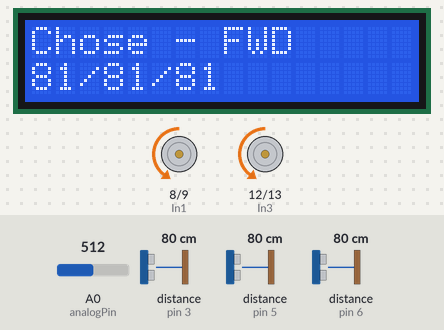
This sketch was run on a simulated Arduino Uno, built with avr-gcc and run on an emulated ATmega328P. Shown: 16×2 character LCD, motor-driver pin pairs drawn as motors (green arrow = first pin HIGH = forward, orange = second pin HIGH = backward, longer = more drive, scaled by the enable pin). Wiring (inferred from the names in the program): 3 × ultrasonic range finder: trigger pin 2, echo pin 3 / trigger pin 4, echo pin 5 / trigger pin 7, echo pin 6. The inputs (shaded band) are chosen by the test bench; at power-on: distance to the obstacle (sensors on pin 5, pin 3, pin 6) 80 cm, A0 (analogPin) = 512. The echo pulse lasts 58.3 µs per cm; what the sketch prints to the serial monitor is not drawn.

Above: at 1.2 s.
1.3 s: distance to the obstacle (sensor on pin 5) set to 60 cm
At 3.8 s:
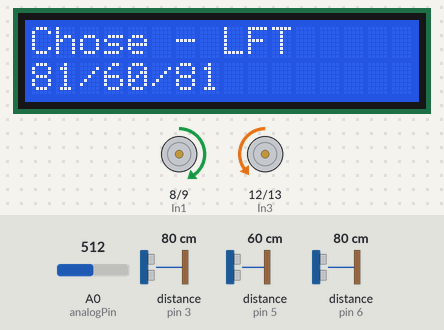
4.5 s: distance to the obstacle (sensor on pin 3) set to 77 cm
At 5.8 s:
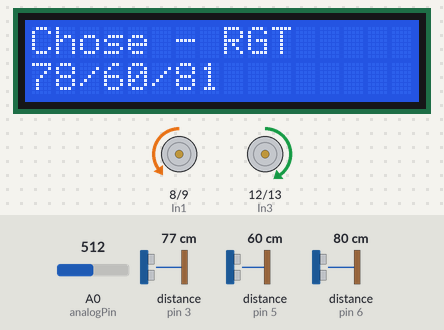
6.5 s: distance to the obstacle (sensor on pin 6) set to 73 cm
At 7.8 s:
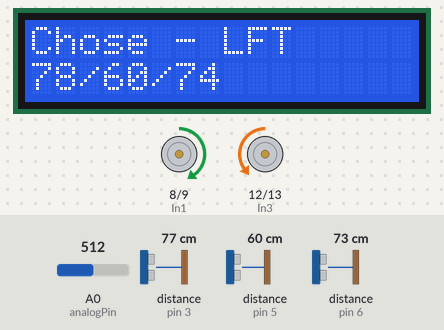
8.1 s: distance to the obstacle (sensor on pin 3) set to 69 cm
At 10.1 s:
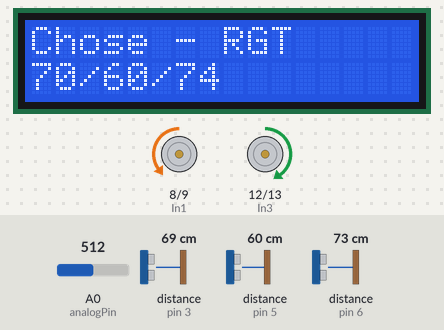
10.3 s: distance to the obstacle (sensor on pin 5) set to 2 cm
At 11.3 s:
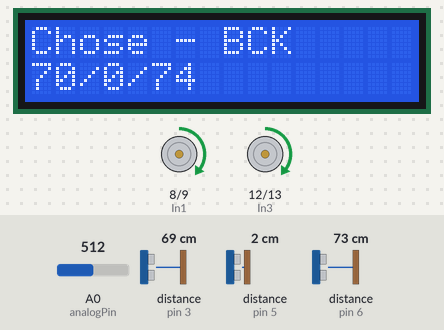
12.0 s: A0 (analogPin) set to 390
At 12.6 s:
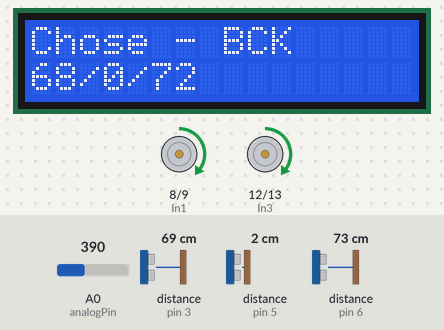
Timing chart, 0 to 14.6 s (numbered marks = the images above; inputs shaded):
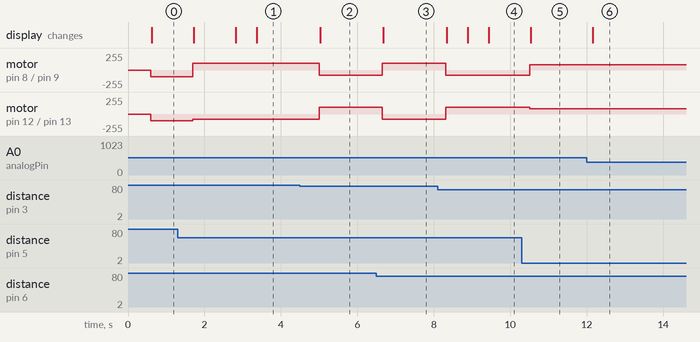

The sketch:

SelfDrivingRev1.ino
```cpp
// Thermistor - https://www.sunfounder.com/thermistor-sensor-module.html
// Thermistor Code adapted from - https://www.sunfounder.com/learn/universal-kit-for-Arduino/lesson-8-thermistor-universal-kit.html
// Basic code from - http://www.circuitbasics.com/how-to-set-up-an-ultrasonic-range-finder-on-an-arduino/
// Motor control examples - https://howtomechatronics.com/tutorials/arduino/arduino-dc-motor-control-tutorial-l298n-pwm-h-bridge/
#include <LiquidCrystal_I2C.h>
#include <math.h>

// Trigger and Echo pins for Left/Center/Right Ultrasonic Range Finders
#define TrigL 2
#define EchoL 3
#define TrigC 4
#define EchoC 5
#define TrigR 7
#define EchoR 6
// Thermistor variables
#define analogPin A0 //the thermistor attach to
#define beta 4090 //the beta of the thermistor
#define resistance 5100 //the value of the pull-down resistor
// Motor control pins for each wheel controlled by Dual H-Bridge
#define EnA 10
#define In1 8
#define In2 9
#define EnB 11
#define In3 12
#define In4 13

// Motor Variables
int motorSpeedHigh = 100;
int motorSpeedLow = 80;
// Direction chosen based on comparison of three ranges
String dir = "FWD";

// LCD Setup for readout of sensed range data for each ultrasonic range finder and chosen direction.
LiquidCrystal_I2C lcd(0x27, 16, 2); // set the LCD address to 0x27 for a 16 chars and 2 line display

void setup() {
  Serial.begin (9600);
  pinMode(TrigL, OUTPUT);
  pinMode(EchoL, INPUT);
  pinMode(TrigC, OUTPUT);
  pinMode(EchoC, INPUT);
  pinMode(TrigR, OUTPUT);
  pinMode(EchoR, INPUT);
  pinMode(EnA, OUTPUT);
  pinMode(In1, OUTPUT);
  pinMode(In2, OUTPUT);
  pinMode(EnB, OUTPUT);
  pinMode(In3, OUTPUT);
  pinMode(In4, OUTPUT);
  lcd.init();
  lcd.backlight();
}

void loop() {
  delay(500);
  int val;
  double tempC;
  double sndSpd;
  double durationR, durationC, durationL, distanceR, distanceC, distanceL;

  //read thermistor value
  long a = analogRead(analogPin);
  //the calculating formula of temperature, with an estimate of humidity
  tempC = beta /(log((1025.0 * 10 / a - 10) / 10) + beta / 298.0) - 273.0;
  sndSpd = 331.4 + (0.606 * tempC) + 0.62;

  // check Left, Center, and Right range finders for a distance
  distanceL = sensorDuration(TrigL, EchoL, sndSpd, 'L');
  distanceC = sensorDuration(TrigC, EchoC, sndSpd, 'C');
  distanceR = sensorDuration(TrigR, EchoR, sndSpd, 'R');

  Serial.println(String(distanceL) + " / " + String(distanceC) + " / " + String(distanceR));
  Serial.print("TempC: ");//print" TempC: "
  Serial.print(tempC);//print Celsius temperature
  Serial.print(" C");//print the unit
  Serial.println();

  determineDirection(distanceL, distanceC, distanceR);
  drive();

  printDirection(distanceL, distanceC, distanceR);
}

// checks Ultrasonic Sensor based on specified pins, returns duration betweent trigger and echo
double sensorDuration(int trigPin, int echoPin, double sndSpd, char dir)
{
  double duration;
  double distance;

  // send trigger
  digitalWrite(trigPin, LOW);
  delayMicroseconds(2);
  digitalWrite(trigPin, HIGH);
  delayMicroseconds(10);
  digitalWrite(trigPin, LOW);

  // receive echo to measure duration
  duration = pulseIn(echoPin, HIGH);
  Serial.println(String(duration) + " " + dir);

  // calculate distance & return value (max reliable range 400 cm)
  distance = (duration / 2) * (sndSpd / 10000);
  if(distance > 400.00)
    distance = 400.00;
  else if (distance <= 10.00)
    distance = 0.00;

  return distance;
}

// compares left, center, and right distances for determining direction
void determineDirection(double distanceL, double distanceC, double distanceR)
{
 if (distanceC < 75)
 {
  if( distanceC > 0 && distanceR > 0 && distanceL > 0)
  {
    if(distanceL >= distanceR)
    {
      if(distanceC >= distanceL)
      {
        dir = "FWD";
      }
      else
      {
        dir = "LFT";
      }

    }
    else
    {
      if(distanceC >= distanceR)
      {
        dir = "FWD";
      }
      else
      {
        dir = "RGT";
      }
    }
  }
  else
  {
    dir = "BCK";
  }
 }
 else
 {
  dir = "FWD";
 }
}

// based on chosen direction, applies signals to spin the right and left motor
void drive()
{
  if(dir == "FWD")
  {
    Serial.println("Moving forward");

    digitalWrite(In1, LOW);
    digitalWrite(In2, HIGH);
    digitalWrite(In3, LOW);
    digitalWrite(In4, HIGH);
    analogWrite(EnA, motorSpeedHigh);
    analogWrite(EnB, motorSpeedHigh);
  }
  else if(dir == "RGT")
  {
    Serial.println("Turning Right");

    digitalWrite(In1, LOW);
    digitalWrite(In2, HIGH);
    digitalWrite(In3, HIGH);
    digitalWrite(In4, LOW);
    analogWrite(EnA, motorSpeedLow);
    analogWrite(EnB, motorSpeedHigh);
  }
  else if(dir == "LFT")
  {
    Serial.println("Turning Left");

    digitalWrite(In1, HIGH);
    digitalWrite(In2, LOW);
    digitalWrite(In3, LOW);
    digitalWrite(In4, HIGH);
    analogWrite(EnA, motorSpeedHigh);
    analogWrite(EnB, motorSpeedLow);
  }
  else
  {
    Serial.println("Backing Up");

    digitalWrite(In1, HIGH);
    digitalWrite(In2, LOW);
    digitalWrite(In3, HIGH);
    digitalWrite(In4, LOW);
    analogWrite(EnA, motorSpeedLow);
    analogWrite(EnB, motorSpeedLow);
  }
}

// Outputs direction vehicle chose to travel and calculated distances
void printDirection(double distanceL, double distanceC, double distanceR)
{
  lcd.setCursor(0,0);
  lcd.print(String("Chose - ") + dir);
  lcd.setCursor(0,1);
  lcd.print(String(round(distanceL)) + "/" + String(round(distanceC)) + "/" + String(round(distanceR)) + "    ");
}
```

Measured:
- the behaviour switches between 80 and 79 cm on distance to the obstacle (sensor on pin 3) (found by bisection; images 1 and 2)
- the behaviour switches between 78 and 77 cm on distance to the obstacle (sensor on pin 6) (found by bisection; images 2 and 3)
- the behaviour switches between 73 and 72 cm on distance to the obstacle (sensor on pin 3) (found by bisection; images 3 and 4)
- after the input at 1.3 s, motor on pin 8 (In1) / pin 9 (In2): backward 100/255 → forward 100/255 after 0.40 s; motor on pin 12 (In3) / pin 13 (In4): backward 100/255 → backward 80/255 after 0.40 s; the display: changes after 0.42 s (image 1)
- after the input at 4.5 s, motor on pin 8 (In1) / pin 9 (In2): forward 100/255 → backward 80/255 after 0.50 s; motor on pin 12 (In3) / pin 13 (In4): backward 80/255 → forward 100/255 after 0.50 s; the display: changes after 0.53 s (image 2)
- after the input at 6.5 s, motor on pin 8 (In1) / pin 9 (In2): backward 80/255 → forward 100/255 after 0.16 s; motor on pin 12 (In3) / pin 13 (In4): forward 100/255 → backward 80/255 after 0.16 s; the display: changes after 0.18 s (image 3)
- after the input at 8.1 s, motor on pin 8 (In1) / pin 9 (In2): forward 100/255 → backward 80/255 after 0.21 s; motor on pin 12 (In3) / pin 13 (In4): backward 80/255 → forward 100/255 after 0.21 s; the display: changes after 0.23 s (image 4)
- after the input at 10.3 s, motor on pin 8 (In1) / pin 9 (In2): backward 80/255 → forward 80/255 after 0.21 s; motor on pin 12 (In3) / pin 13 (In4): forward 100/255 → forward 80/255 after 0.21 s; the display: changes after 0.23 s (image 5)
- after the input at 12.0 s, the display: changes after 0.17 s (image 6)
